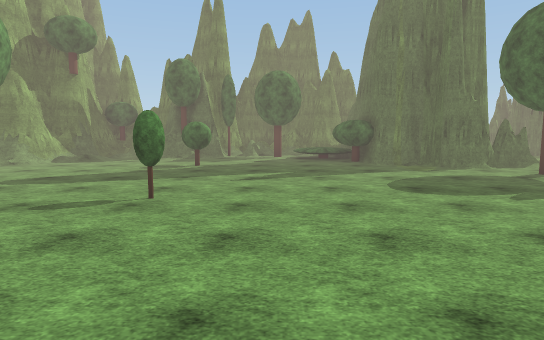
view 1 (above)

14 first-person views from a walk through a Unity game level. The camera is 1.4 m above the floor, tilts 6° down and sees 75° across. The floor is counted in squares, 2 m on a side. Each view is taken from the middle of a square. On the plan, view 1 faces up. The plan holds only what a view shows up to about 11 squares ahead; the rest is blank. The place goes on beyond the plan. Some trees and plants on the terrain are drawn as simple stand-ins. The player is left out. Surface patterns are stand-ins for the level's own textures.

view 2
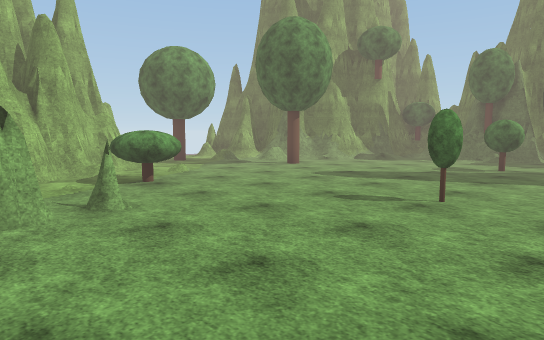

view 3
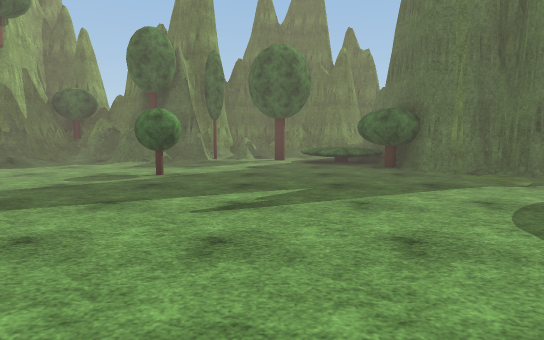

view 4
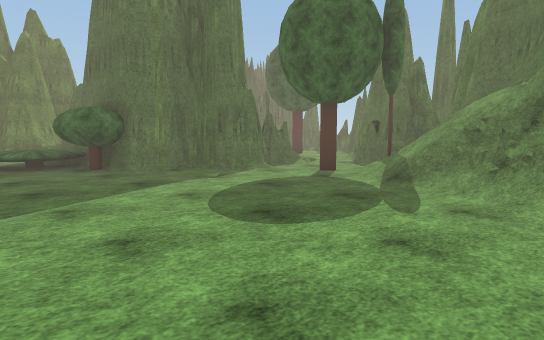

view 5
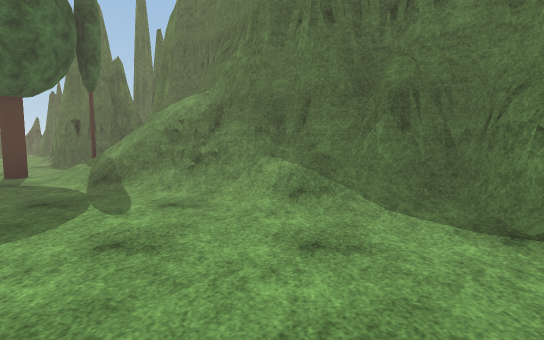

view 6
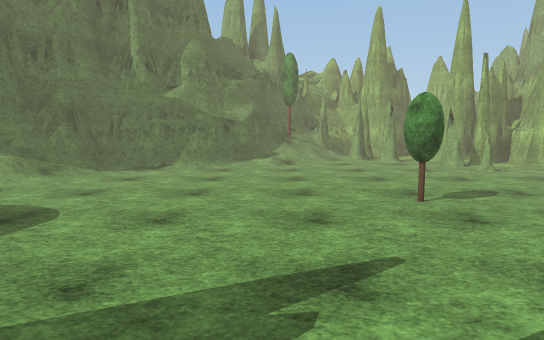

view 7
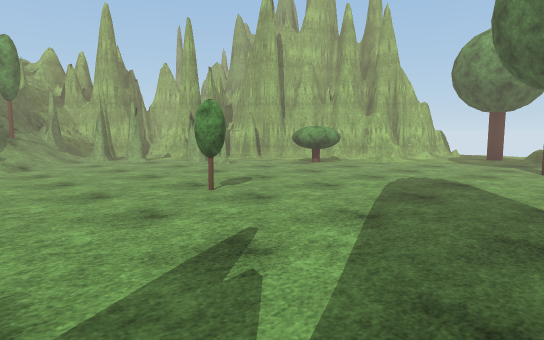

view 8
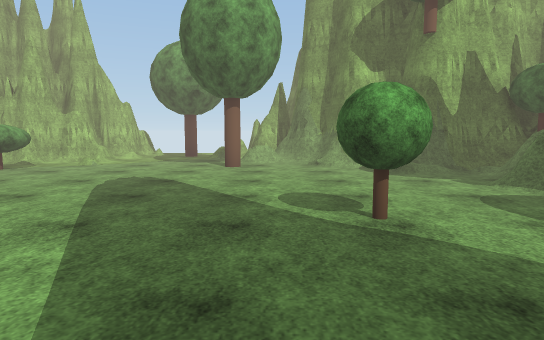

view 9
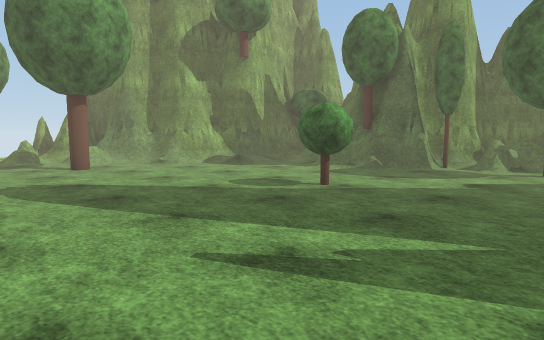

view 10
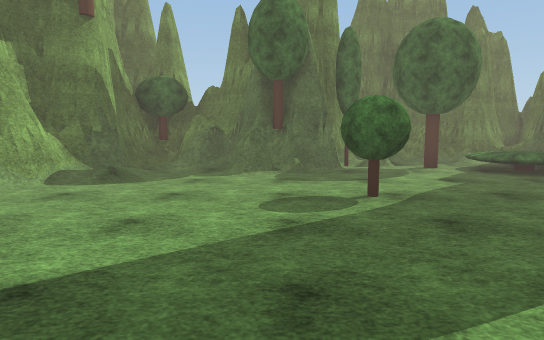

view 11
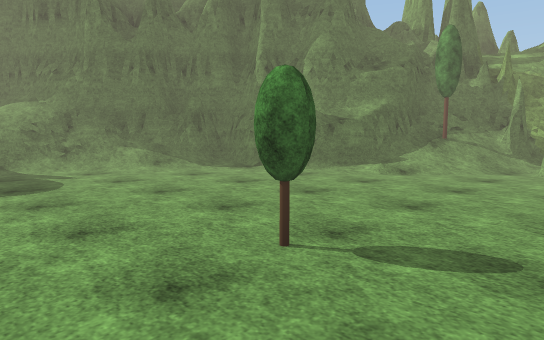

view 12
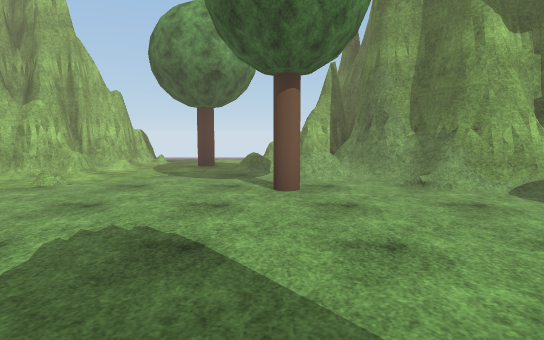

view 13
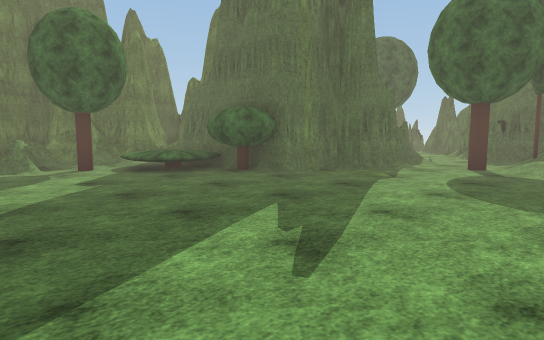

view 14
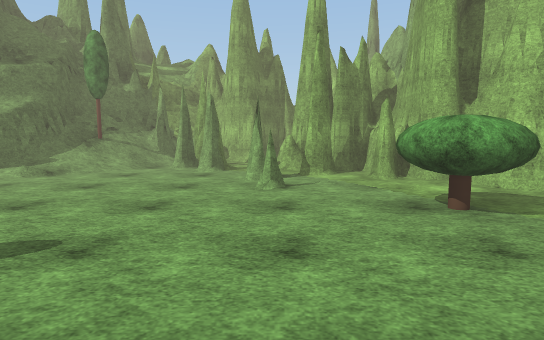

### Floor plan
Key: @ floor where view 1 was taken; # wall or solid block; . floor; / step, stairs or slope; = window, fence, low wall or low ledge; ^ raised ledge; T tree.
Columns run from 11 left of view 1 to 8 right of it. Each row starts with its distance up from view 1.
 14           #####
 13      ######..##
 12      #/###TT..#
 11     ##///....T#
 10     #/.......T##
  9  ####....T.....###=
  8 ###/..............##
  7 .#...T...........T##
  6 .T............../T/#
  5 ................///#
  4 ^#///....T...../####
  3  ###.T........//##
  2    ##........./##
  1     #..#..../###
  0     ###....@##
 -1      #####/T#
 -2         #####

Positions as (right, up) in squares from view 1, and headings:
1: (0, 0), facing up
2: (0, 0), facing up-left
3: (0, 3), facing up
4: (0, 3), facing up-right
5: (0, 3), facing right
6: (0, 8), facing down
7: (1, 8), facing down-left
8: (1, 8), facing left
9: (1, 5), facing up-left
10: (-3, 5), facing up
11: (-3, 6), facing down-right
12: (-2, 7), facing left
13: (-2, 5), facing up-right
14: (-4, 6), facing down
